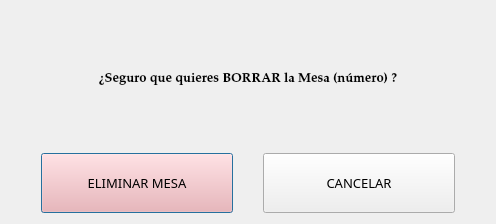
<?xml version="1.0" encoding="UTF-8"?>
<ui version="4.0">
 <class>Dialog</class>
 <widget class="QDialog" name="Dialog">
  <property name="geometry">
   <rect>
    <x>0</x>
    <y>0</y>
    <width>496</width>
    <height>224</height>
   </rect>
  </property>
  <property name="windowTitle">
   <string>Eliminar Mesa</string>
  </property>
  <layout class="QVBoxLayout" name="verticalLayout_2">
   <item>
    <layout class="QVBoxLayout" name="verticalLayout" stretch="1,1">
     <item>
      <widget class="QLabel" name="seguroQueQuieresBorrar">
       <property name="font">
        <font>
         <family>Palatino Linotype</family>
         <pointsize>10</pointsize>
         <weight>75</weight>
         <bold>true</bold>
        </font>
       </property>
       <property name="text">
        <string>¿Seguro que quieres BORRAR la Mesa (número) ?</string>
       </property>
       <property name="alignment">
        <set>Qt::AlignCenter</set>
       </property>
      </widget>
     </item>
     <item>
      <layout class="QHBoxLayout" name="horizontalLayout">
       <property name="spacing">
        <number>30</number>
       </property>
       <property name="leftMargin">
        <number>30</number>
       </property>
       <property name="rightMargin">
        <number>30</number>
       </property>
       <item>
        <widget class="QPushButton" name="btnBorrarMesa">
         <property name="font">
          <font>
           <family>Alef</family>
           <pointsize>10</pointsize>
          </font>
         </property>
         <property name="styleSheet">
          <string notr="true">QWidget {
    background-color: rgb(255, 168, 165);
	padding:20px;
}</string>
         </property>
         <property name="text">
          <string>ELIMINAR MESA</string>
         </property>
        </widget>
       </item>
       <item>
        <widget class="QPushButton" name="btnCancelarEliminar">
         <property name="font">
          <font>
           <family>Alef</family>
           <pointsize>10</pointsize>
          </font>
         </property>
         <property name="cursor">
          <cursorShape>PointingHandCursor</cursorShape>
         </property>
         <property name="styleSheet">
          <string notr="true">padding:20px;</string>
         </property>
         <property name="text">
          <string>CANCELAR</string>
         </property>
        </widget>
       </item>
      </layout>
     </item>
    </layout>
   </item>
  </layout>
 </widget>
 <resources/>
 <connections/>
</ui>
